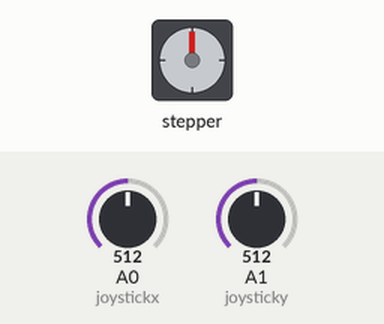
The sketch below on a simulated Arduino Uno, built with avr-gcc and run on an emulated ATmega328P. Shown: stepper motor. The inputs (shaded band) are chosen by the test bench; at power-on: A0 (joystickx) = 512, A1 (joysticky) = 512. Stepper angles assume 2048 steps per turn.

Above: at 1.2 s.
1.3 s: A0 (joystickx) set to 490
At 1.49 s:
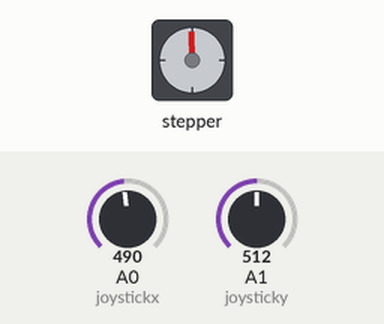
4.3 s: A0 (joystickx) set to 306
At 5.11 s:
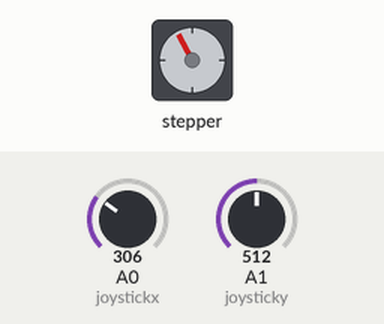
7.3 s: A0 (joystickx) set to 122
At 7.51 s:
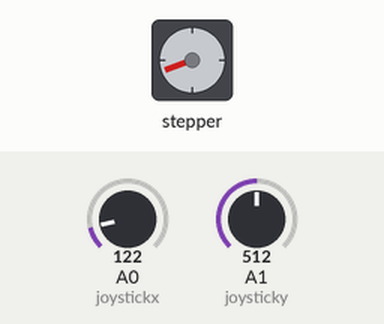
Timing chart, 0 to 19.3 s (numbered marks = the images above; inputs shaded):
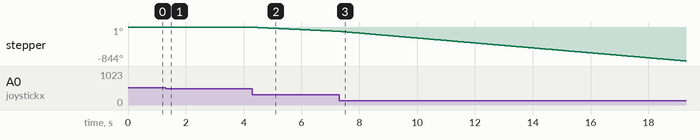

The sketch:

motor_stepper_stuff.ino
```cpp
#include <Stepper.h>
#define STEPS 32

// define stepper  motor control pins
#define IN1_1  11
#define IN2_1  10
#define IN3_1   9
#define IN4_1   8
#define IN1_2   2
#define IN2_2   3
#define IN3_2   5
#define IN4_2   6

// initialize stepper library
Stepper stepper1(STEPS, IN4_1, IN2_1, IN3_1, IN1_1);
Stepper stepper2(STEPS, IN4_2, IN2_2, IN3_2, IN1_2);

// joystick pot output is connected to Arduino A0
#define  joystickx  A0
#define  joysticky  A1

void setup()
{

}

void loop()
{

  //  read analog value from the potentiometer
  int valx = analogRead(joystickx);
  int valy = analogRead(joysticky);

///////////////////STEPPER1///////////////////

  // if the joystic is in the middle ===> stop the motor
  if(  (valx > 500)  && (valx < 523) )
  {
    digitalWrite(IN1_1, LOW);
    digitalWrite(IN2_1,  LOW);
    digitalWrite(IN3_1, LOW);
    digitalWrite(IN4_1, LOW);
  }

  else
  {
    // move the motor in the first direction
    while (valx  >= 523)
    {
      // map the speed between 5 and 500 rpm
      int speed_  = map(valx, 523, 1023, 5, 1000);
      // set motor speed
      stepper1.setSpeed(speed_);

      // move the motor (1 step)
      stepper1.step(1);

      valx  = analogRead(joystickx);
    }

    // move the motor in the other direction
    while (valx <= 500)
    {
      // map the speed between 5 and 500 rpm
      int speed_ = map(valx, 500, 0, 5, 1000);
      // set motor speed
      stepper1.setSpeed(speed_);

      // move the motor (1 step)
      stepper1.step(-1);

      valx  = analogRead(joystickx);
    }

  }

///////////////////STEPPER2///////////////////

  // if the joystic is in the middle ===> stop the motor
  if(  (valy > 500)  && (valy < 523) )
  {
    digitalWrite(IN1_2, LOW);
    digitalWrite(IN2_2,  LOW);
    digitalWrite(IN3_2, LOW);
    digitalWrite(IN4_2, LOW);
  }

  else
  {
    // move the motor in the first direction
    while (valy  >= 523)
    {
      // map the speed between 5 and 500 rpm
      int speed_  = map(valy, 523, 1023, 5, 500);
      // set motor speed
      stepper2.setSpeed(speed_);

      // move the motor (1 step)
      stepper2.step(1);

      valy  = analogRead(joysticky);
    }

    // move the motor in the other direction
    while (valy <= 500)
    {
      // map the speed between 5 and 500 rpm
      int speed_ = map(valy, 500, 0, 5, 500);
      // set motor speed
      stepper2.setSpeed(speed_);

      // move the motor (1 step)
      stepper2.step(-1);

      valy  = analogRead(joysticky);
    }

  }

}
```
